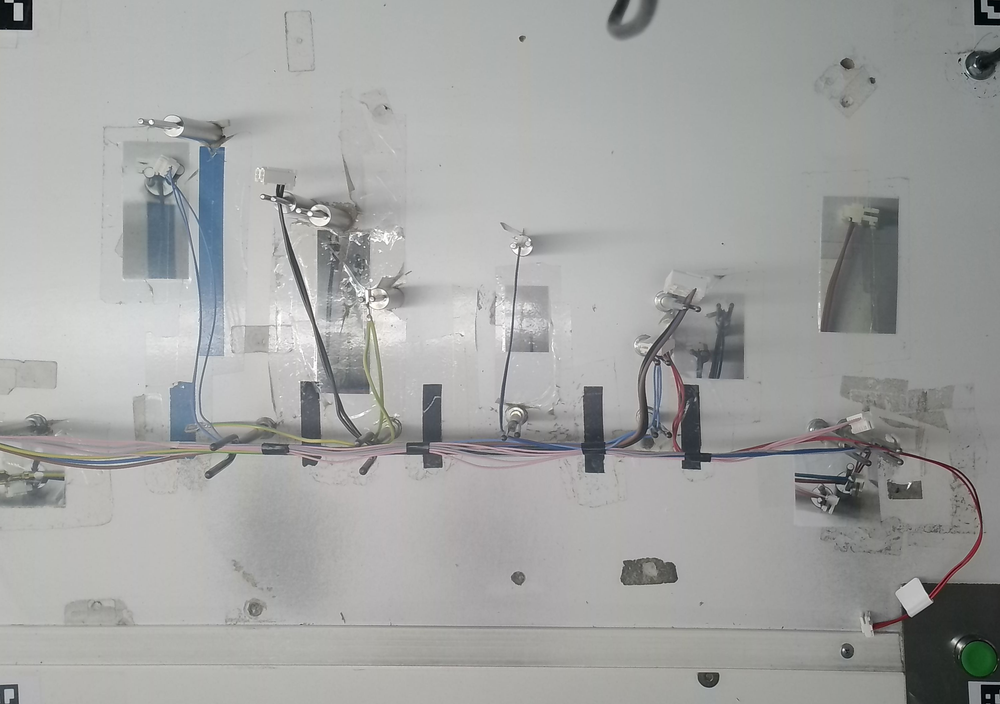
#> input picture Z2_0_4.png, 1000 x 704 px, shrunk from 3077 x 2167 before the run, given in place of IMG_1698.jpg, which was not available
$ python LabelDetector.py
#> lines starting #> are read from the running program, lines starting #| are printed output that depends on the picture; after the words box and inside, x2 and y2 are one past the last pixel; in counts of white or black regions, pixels touching at a corner belong together; pictures that were not available may be replaced by others from this repository, and a replacement may not be noted
import numpy as np
import cv2 as cv
from matplotlib import pyplot as plt
import os
import glob


class LabelDetector:
    """
    A class to detect the presence of labels in images based on black cluster analysis.

    Detection Logic:
    - If fewer than 2 significant black clusters are found: NO LABEL
    - If 2 or more significant black clusters are found: LABEL PRESENT
    """

    def __init__(self, min_area_percentage=1.0, threshold_value=150, verbose=False):
        """
        Initialize the LabelDetector.

        Args:
            min_area_percentage (float): Minimum area percentage for significant clusters (default: 1.0%)
            threshold_value (int): Threshold value for binary thresholding (default: 150)
            verbose (bool): Whether to show processing steps and visualization (default: False)
        """
        self.min_area_percentage = min_area_percentage
        self.threshold_value = threshold_value
        self.verbose = verbose

    def __call__(self, image):
        """
        Detect whether a label is present in the given image.

        Args:
            image: Can be either:
                - numpy array (loaded image)
                - string (path to image file)

        Returns:
            bool: True if label detected, False otherwise
        """
#> called with image = 'rois/Missing label/IMG_1698.jpg'
        # Handle different input types
        if isinstance(image, str):
            # It's a file path
            img = cv.imread(image)
#> img is the input picture: shape (704, 1000, 3); mean B, G, R 162.1, 163.3, 162.1
            image_name = os.path.basename(image)
            if img is None:
                if self.verbose:
                    print(f"ERROR: Could not read image {image}")
                return False
        else:
            # It's already a numpy array
            img = image
            image_name = "input_image"

        try:
            # Process the image
            num_clusters = self._process_image(img, image_name)

            # Make detection decision
            has_label = num_clusters >= 2

            if self.verbose:
                print(f"Result: {'LABEL DETECTED' if has_label else 'NO LABEL'} ({num_clusters} clusters)")

            return has_label

        except Exception as e:
            if self.verbose:
                print(f"ERROR processing image: {str(e)}")
            return False

    def _process_image(self, img, image_name):
        """Internal method to process the image and find black clusters."""
#> called with image_name = 'IMG_1698.jpg'

        if self.verbose:
            plt.figure(figsize=(20, 5))
            plt.subplot(1, 4, 1)
            plt.imshow(cv.cvtColor(img, cv.COLOR_BGR2RGB))
            plt.title(f'Step 1: Original\n{image_name}')
            plt.axis('off')

        # Convert to LAB and extract A-channel
        lab = cv.cvtColor(img, cv.COLOR_BGR2LAB)
#> lab: shape (704, 1000, 3); mean of channels 0, 1, 2 170.3, 127.4, 128.4
        a_channel = lab[:,:,1]

        # Apply CLAHE for contrast enhancement
        clahe = cv.createCLAHE(clipLimit=3.0, tileGridSize=(8,8))
        enhanced_a_channel = clahe.apply(a_channel.astype(np.uint8))
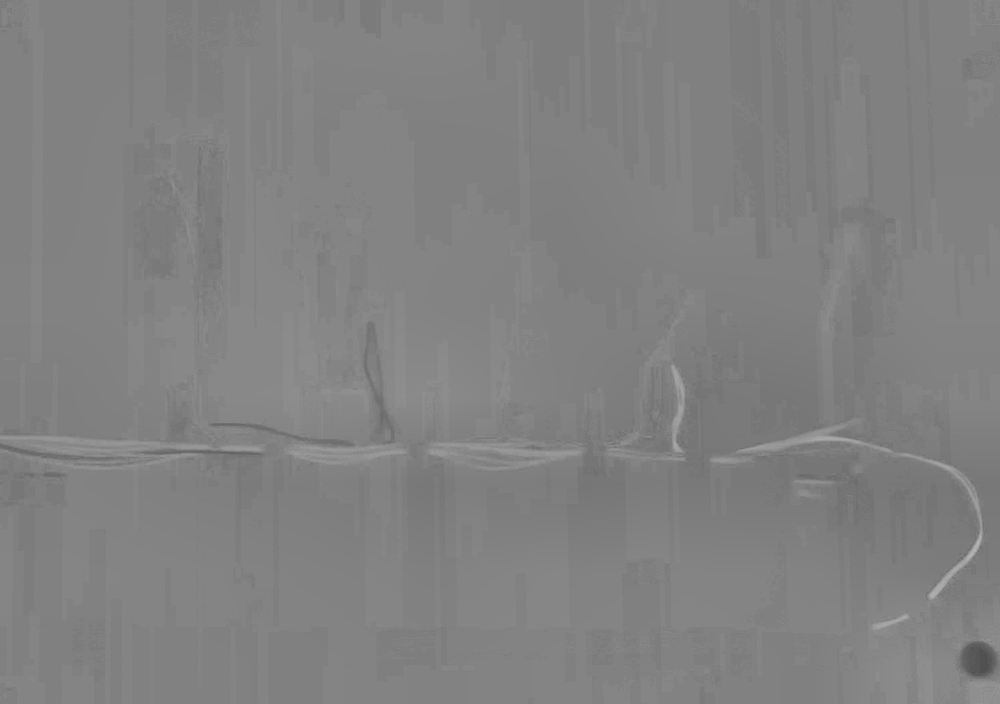
#> enhanced_a_channel: shape (704, 1000); min 78, max 179, mean 129

        if self.verbose:
            plt.subplot(1, 4, 2)
            plt.imshow(enhanced_a_channel, cmap='gray')
            plt.title('Step 2: Enhanced A-channel')
            plt.axis('off')

        # Thresholding and morphological operations
        ret, thresh = cv.threshold(enhanced_a_channel, self.threshold_value, 255, cv.THRESH_BINARY_INV)
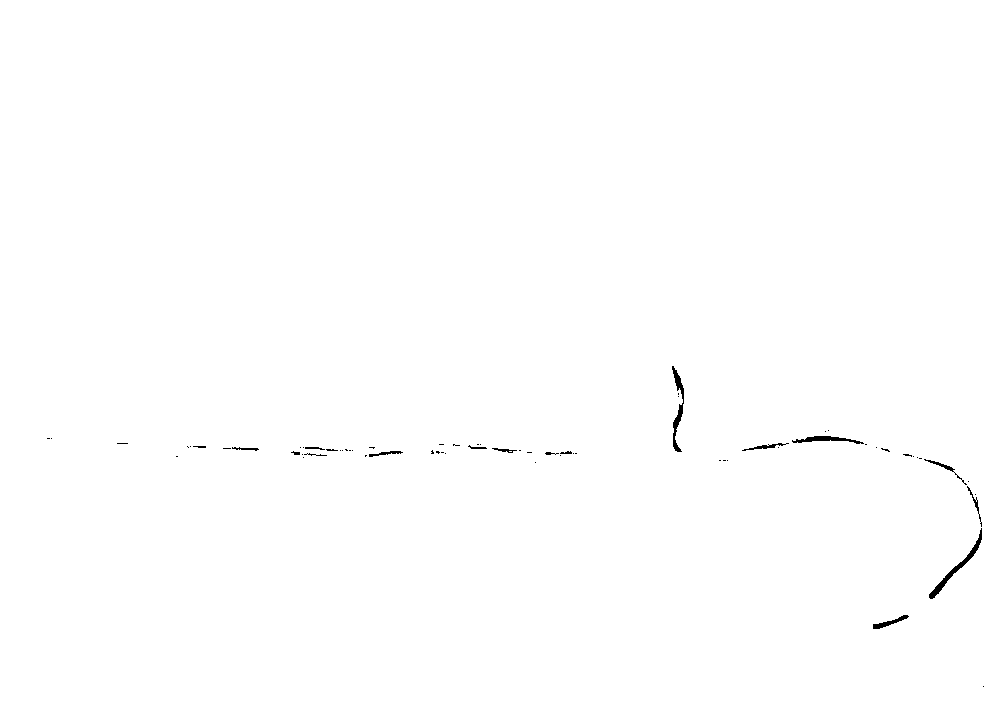
#> thresh: shape (704, 1000); 99.7% white; 68 black regions (51 under 20 px), largest, box (x1, y1, x2, y2) and area: (929, 528, 982, 599) 413, (672, 366, 684, 452) 353, (792, 436, 864, 444) 255
#> ret = 150

        # Apply erosion
        kernel = np.ones((4,4), np.uint8)
        eroded_mask = cv.erode(thresh, kernel, iterations=3)
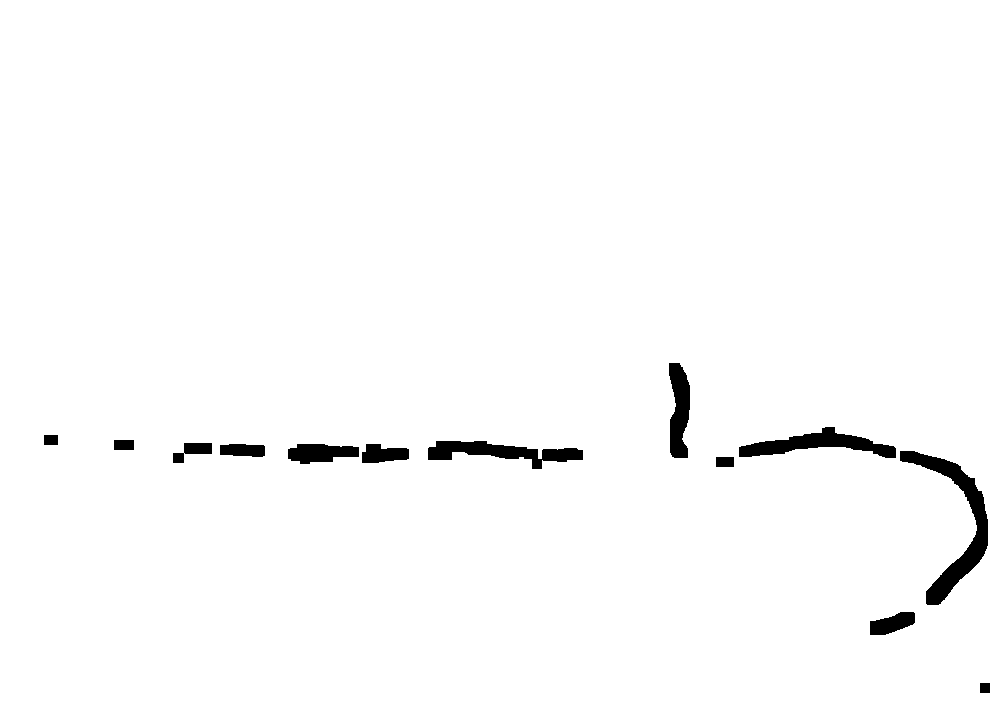
#> eroded_mask: shape (704, 1000); 98.2% white; 13 black regions, largest, box (x1, y1, x2, y2) and area: (900, 451, 988, 605) 3222, (739, 427, 896, 458) 2116, (428, 441, 583, 469) 2019

        # Remove small black dots
        inverted_eroded = cv.bitwise_not(eroded_mask)
        num_labels, labels, stats, centroids = cv.connectedComponentsWithStats(inverted_eroded, connectivity=8)
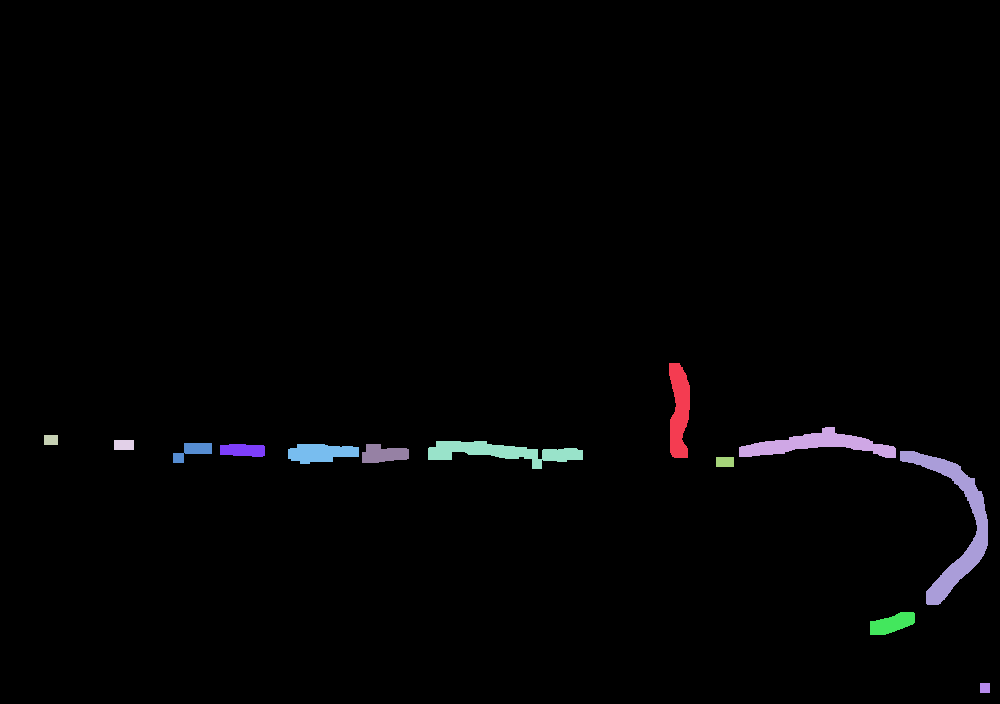
#> labels: shape (704, 1000) int32; 14 distinct labels, from 0 to 13; one colour per label, 0 black
#> num_labels = 14; stats = 14 rows, first 6: [0, 0, 1000, 704, 691215], [669, 363, 21, 95, 1487], [739, 427, 157, 31, 2116], [44, 435, 14, 10, 140], [114, 440, 20, 10, 200], [428, 441, 155, 28, 2019]; centroids = 14 rows, first 8: [496.5, 349.2], [678.9, 410.1], [816.6, 444.1], [50.5, 439.5], [123.5, 444.5], [501.7, 451.8], [192.4, 450.5], [242.5, 449.8]

        total_pixels = thresh.size
#> total_pixels = 704000
        min_area = total_pixels * (self.min_area_percentage / 1000.0)
#> min_area = 704

        # Create mask of small black components to remove
        small_black_mask = np.zeros_like(eroded_mask)
        for label in range(1, num_labels):
            area = stats[label, cv.CC_STAT_AREA]
            if area < min_area:
                # small_black_mask[labels == label] = 255
                pass
#> this loop made 13 passes
#> area on passes 1 to 12: 1487, 2116, 140, 200, 2019, 417, 509, 1039, 670, 3222, 180, 686

        # Final mask
        final_mask = eroded_mask.copy()
        final_mask[small_black_mask == 255] = 255

        if self.verbose:
            plt.subplot(1, 4, 3)
            plt.imshow(final_mask, cmap='gray')
            plt.title('Step 3: Cleaned Mask')
            plt.axis('off')

        # Analyze individual black clusters
        num_black_labels, black_labels, black_stats, black_centroids = cv.connectedComponentsWithStats(
            cv.bitwise_not(final_mask), connectivity=8)
#> num_black_labels = 14; black_stats has the same summary as stats; black_centroids has the same summary as centroids

        significant_clusters = 0

        if self.verbose:
            # Create cluster visualization
            cluster_visualization = np.zeros((final_mask.shape[0], final_mask.shape[1], 3), dtype=np.uint8)
            cluster_visualization[:,:] = [255, 255, 255]  # White background

            # Generate colors for clusters
            np.random.seed(42)
            colors = []
            for i in range(num_black_labels):
                colors.append(np.random.randint(0, 255, 3))
            colors[0] = [255, 255, 255]  # Background stays white

        for label in range(1, num_black_labels):
            area = black_stats[label, cv.CC_STAT_AREA]

            if area >= min_area:
                significant_clusters += 1
                if self.verbose:
                    # Color this cluster in visualization
                    cluster_visualization[black_labels == label] = colors[label % len(colors)]
#> this loop made 13 passes
#> after the loop, significant_clusters = 5

        if self.verbose:
            plt.subplot(1, 4, 4)
            plt.imshow(cluster_visualization)
            plt.title(f'Step 4: {significant_clusters} Clusters')
            plt.axis('off')

            # Add cluster numbers
            cluster_count = 0
            for label in range(1, num_black_labels):
                area = black_stats[label, cv.CC_STAT_AREA]
                if area >= min_area:
                    cluster_count += 1
                    cx, cy = black_centroids[label]
                    plt.annotate(f"{cluster_count}", (cx, cy),
                                color='black', fontsize=8, fontweight='bold',
                                ha='center', va='center',
                                bbox=dict(boxstyle='circle,pad=0.2', facecolor='yellow', alpha=0.7))
#> this loop made 13 passes
#> (area, cx, cy) on passes 1, 2, 5, 8, 10: (1487, 678.9, 410.1), (2116, 816.6, 444.1), (2019, 501.7, 451.8), (1039, 320.1, 452.5), (3222, 955.2, 523.8)
#> after the loop, cluster_count = 5

            plt.tight_layout()
            plt.show()
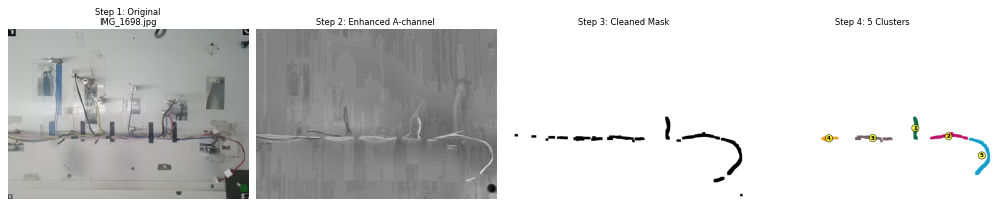
#> figure drawn by matplotlib, 4 panels

        return significant_clusters

    # [45 lines left out: function detect_batch, not called in this run]


# Example usage
if __name__ == "__main__":
    # Create detector
    detector = LabelDetector(verbose=True)

    # Simple usage - just feed it an image and get True/False
    # has_label = detector(cv.imread("rois/Missing label/IMG_1691.jpg"))  # numpy array
    has_label = detector("rois/Missing label/IMG_1698.jpg")     # file path
#> in __call__, `has_label = num_clusters >= 2`: has_label = True
#| Result: LABEL DETECTED (5 clusters)
#> has_label = True
    print(has_label)  # True or False
#| True

$ run again, on images/calib/Test_Case_3_Z1_0_1762166031489_ORIENTATION_001.png
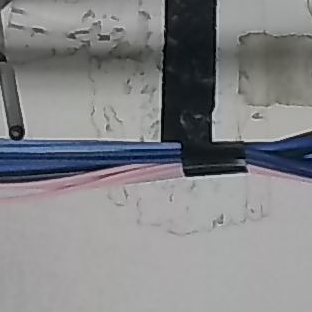
#> input picture images/calib/Test_Case_3_Z1_0_1762166031489_ORIENTATION_001.png, 312 x 312 px, given in place of IMG_1698.jpg, which was not available
#> in __call__, img is the input picture: shape (312, 312, 3); mean B, G, R 135.5, 133.3, 132.5
#> lab: shape (312, 312, 3); mean of channels 0, 1, 2 140.1, 128.5, 126.5
#> in _process_image, `ret, thresh = cv.threshold(enhanced_a_channel, self.threshold_value, 2..`:
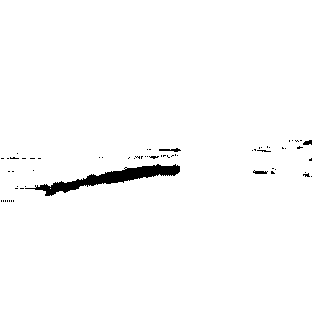
#> thresh: shape (312, 312); 98.2% white; 63 black regions (59 under 20 px), largest, box (x1, y1, x2, y2) and area: (25, 164, 180, 196) 1435, (159, 148, 181, 152) 48, (253, 170, 268, 174) 39, (303, 140, 312, 145) 34
#> ret = 150
#> eroded_mask: shape (312, 312); 92.8% white; 11 black regions, largest, box (x1, y1, x2, y2) and area: (12, 145, 187, 202) 4339, (0, 150, 47, 165) 527, (279, 137, 312, 155) 516
#> labels: shape (312, 312) int32; 12 distinct labels, from 0 to 11
#> num_labels = 12; stats = [[0, 0, 312, 312, 90333], [279, 137, 33, 18, 516], [249, 143, 28, 15, 372], [12, 145, 175, 57, 4339], [0, 150, 47, 15, 527], [96, 154, 13, 10, 130], [306, 155, 6, 12, 70], [250, 165, 32, 15, 425], [30, 167, 10, 10, 100], [5, 168, 15, 10, 150], [300, 169, 12, 14, 162], [0, 197, 20, 11, 220]]; centroids = [[156.9, 154.3], [295.9, 145.7], [263.2, 150.4], [114.4, 175], [22.4, 158.7], [102, 158.5], [308.6, 160.7], [266, 172.6], [34.5, 171.5], [12, 172.5], [305.7, 175.6], [9.5, 202]]
#> the loop in _process_image, `for label in range(1, num_labels):` made 11 passes
#> area on passes 1 to 8: 516, 372, 4339, 527, 130, 70, 425, 100
#> num_black_labels = 12; black_stats has the same summary as stats; black_centroids has the same summary as centroids
#> the loop in _process_image, `for label in range(1, num_black_labels):` made 11 passes
#> after the loop in _process_image, `for label in range(1, num_black_labels):`: significant_clusters = 10
#> the loop in _process_image, `for label in range(1, num_black_labels):` made 11 passes
#> (area, cx, cy) on passes 1, 2, 3, 4, 5, 7, 8, 9: (516, 295.9, 145.7), (372, 263.2, 150.4), (4339, 114.4, 175), (527, 22.4, 158.7), (130, 102, 158.5), (425, 266, 172.6), (100, 34.5, 171.5), (150, 12, 172.5)
#> in _process_image, `plt.show()`:
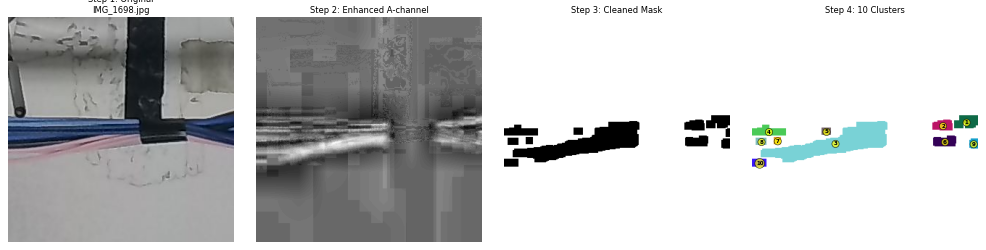
#> figure drawn by matplotlib, 4 panels
#> in __call__, `has_label = num_clusters >= 2`: has_label = True
#| Result: LABEL DETECTED (10 clusters)
#| True
